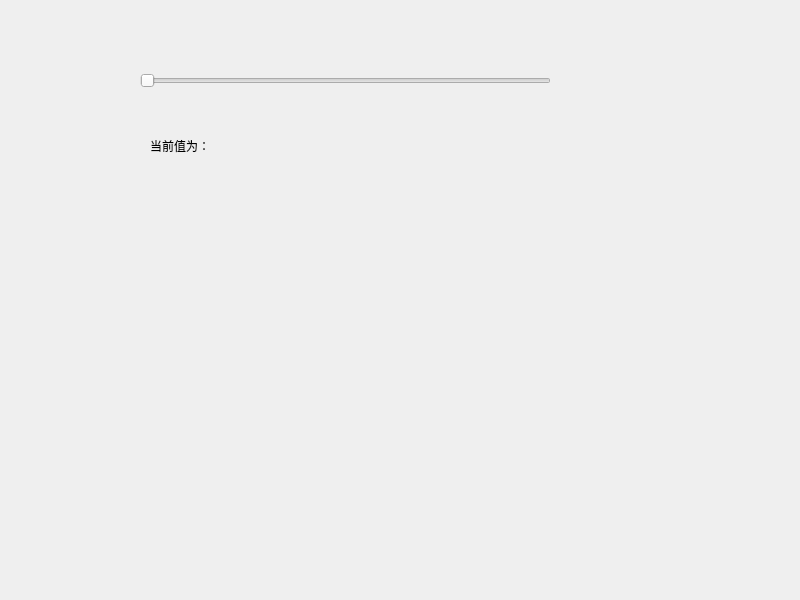
<?xml version="1.0" encoding="UTF-8"?>
<ui version="4.0">
 <class>Widget</class>
 <widget class="QWidget" name="Widget">
  <property name="geometry">
   <rect>
    <x>0</x>
    <y>0</y>
    <width>800</width>
    <height>600</height>
   </rect>
  </property>
  <property name="windowTitle">
   <string>Widget</string>
  </property>
  <widget class="QSlider" name="horizontalSlider">
   <property name="geometry">
    <rect>
     <x>140</x>
     <y>60</y>
     <width>411</width>
     <height>41</height>
    </rect>
   </property>
   <property name="orientation">
    <enum>Qt::Horizontal</enum>
   </property>
  </widget>
  <widget class="QLabel" name="label">
   <property name="geometry">
    <rect>
     <x>150</x>
     <y>130</y>
     <width>131</width>
     <height>31</height>
    </rect>
   </property>
   <property name="text">
    <string>当前值为：</string>
   </property>
  </widget>
 </widget>
 <resources/>
 <connections/>
</ui>
